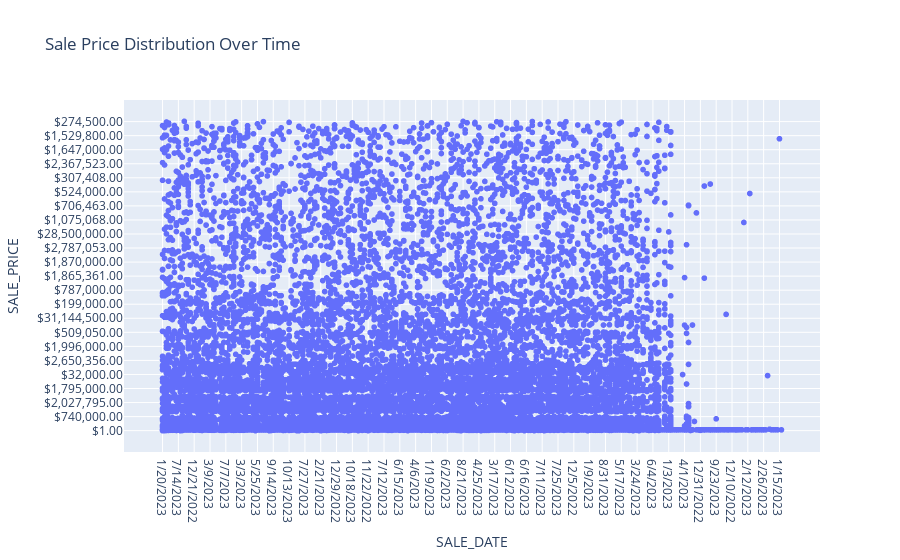

Here is the notebook cell this chart was saved with:
### Markdown cell above
![q2.png](attachment:q2.png)

### Code cell
query3 = """
SELECT SALE_DATE, SALE_PRICE
FROM sales_data
WHERE SALE_PRICE IS NOT NULL;
"""

df6 = pd.read_sql_query(query3, conn)

# Visualization 6: Scatter plot for sale price distribution over time
fig6 = px.scatter(df6, x='SALE_DATE', y='SALE_PRICE', title='Sale Price Distribution Over Time')
fig6.show()

### Figure 1 — Plotly figure (JSON) as saved in the notebook; plotly's stock layout.template omitted (floating-point values rounded to 4 significant figures; data arrays with more than 128 entries replaced by an {"elided": "..."} marker saying what was removed)
{"data": [{"hovertemplate": "SALE_DATE=%{x}<br>SALE_PRICE=%{y}<extra></extra>", "legendgroup": "", "marker": {"color": "#636efa", "symbol": "circle"}, "mode": "markers", "name": "", "showlegend": false, "type": "scattergl", "x": {"elided": "16942 str values"}, "xaxis": "x", "y": {"elided": "16942 str values"}, "yaxis": "y"}], "layout": {"legend": {"tracegroupgap": 0}, "title": {"text": "Sale Price Distribution Over Time"}, "xaxis": {"anchor": "y", "domain": [0, 1], "title": {"text": "SALE_DATE"}}, "yaxis": {"anchor": "x", "domain": [0, 1], "title": {"text": "SALE_PRICE"}}}}
